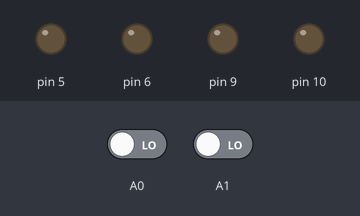
Bench run of a sketch on a simulated Arduino Uno, built with avr-gcc and run on an emulated ATmega328P. On the bench: output pins drawn as LEDs (lit = HIGH). Inputs (shaded band) come from the test bench; at power-on: A0 LOW, A1 LOW.

Above: at 1.2 s.
1.3 s: A0 driven HIGH
At 2.0 s:
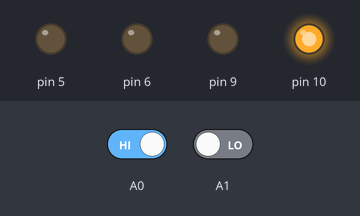
2.8 s: A0 driven LOW
At 3.2 s:
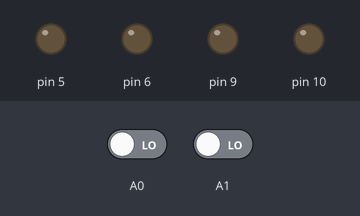
4.3 s: A1 driven HIGH
At 5.5 s:
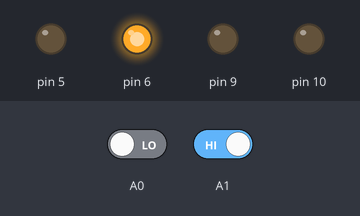
5.8 s: A1 driven LOW
At 6.7 s:
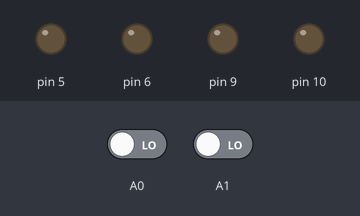
Timing chart, 0 to 8.3 s (numbered marks = the images above; inputs shaded):
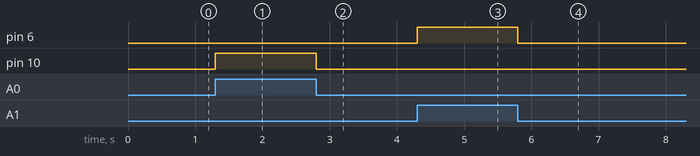

The sketch:

Buzzer_and_LED.ino
```cpp
void setup()
{
    pinMode(10,1);
   pinMode(9,1);
   pinMode(6,1);
   pinMode(5,1);
    pinMode(A0,0);
   pinMode(A1,0);

  }


void loop()
{
 if(digitalRead(A0)==1)
 {digitalWrite(10,1);
  digitalWrite(9,0);
  digitalWrite(6,0);
 }

  else if(digitalRead(A1)==1)
  {digitalWrite(10,0);
  digitalWrite(6,1);
  digitalWrite(9,0);
  }

  else
  {digitalWrite(10,0);
  digitalWrite(6,0);
  digitalWrite(9,0);

    }}


  
```

Measured:
- after the input at 1.3 s, pin 10: LOW → HIGH at once
- after the input at 2.8 s, pin 10: HIGH → LOW at once
- after the input at 4.3 s, pin 6: LOW → HIGH at once
- after the input at 5.8 s, pin 6: HIGH → LOW at once
